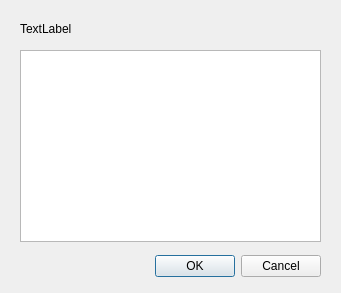
<?xml version="1.0" encoding="UTF-8"?>
<ui version="4.0">
 <class>dialog_multiple_choice</class>
 <widget class="QDialog" name="dialog_multiple_choice">
  <property name="geometry">
   <rect>
    <x>0</x>
    <y>0</y>
    <width>341</width>
    <height>293</height>
   </rect>
  </property>
  <property name="windowTitle">
   <string>多选对话框</string>
  </property>
  <widget class="QDialogButtonBox" name="button_next">
   <property name="enabled">
    <bool>true</bool>
   </property>
   <property name="geometry">
    <rect>
     <x>60</x>
     <y>250</y>
     <width>261</width>
     <height>32</height>
    </rect>
   </property>
   <property name="orientation">
    <enum>Qt::Horizontal</enum>
   </property>
   <property name="standardButtons">
    <set>QDialogButtonBox::Cancel|QDialogButtonBox::Ok</set>
   </property>
  </widget>
  <widget class="QLabel" name="label_content">
   <property name="geometry">
    <rect>
     <x>20</x>
     <y>20</y>
     <width>301</width>
     <height>17</height>
    </rect>
   </property>
   <property name="text">
    <string>TextLabel</string>
   </property>
   <property name="wordWrap">
    <bool>true</bool>
   </property>
  </widget>
  <widget class="QListView" name="list_choices">
   <property name="geometry">
    <rect>
     <x>20</x>
     <y>50</y>
     <width>301</width>
     <height>192</height>
    </rect>
   </property>
  </widget>
 </widget>
 <resources/>
 <connections>
  <connection>
   <sender>button_next</sender>
   <signal>accepted()</signal>
   <receiver>dialog_multiple_choice</receiver>
   <slot>accept()</slot>
   <hints>
    <hint type="sourcelabel">
     <x>248</x>
     <y>254</y>
    </hint>
    <hint type="destinationlabel">
     <x>157</x>
     <y>274</y>
    </hint>
   </hints>
  </connection>
  <connection>
   <sender>button_next</sender>
   <signal>rejected()</signal>
   <receiver>dialog_multiple_choice</receiver>
   <slot>reject()</slot>
   <hints>
    <hint type="sourcelabel">
     <x>316</x>
     <y>260</y>
    </hint>
    <hint type="destinationlabel">
     <x>286</x>
     <y>274</y>
    </hint>
   </hints>
  </connection>
 </connections>
</ui>
